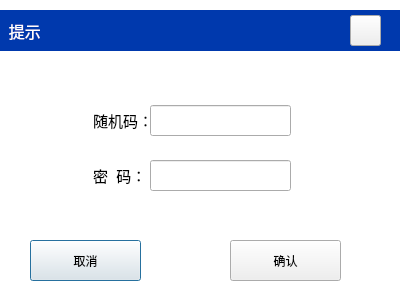
<?xml version="1.0" encoding="UTF-8"?>
<ui version="4.0">
 <class>Dg_Login</class>
 <widget class="QDialog" name="Dg_Login">
  <property name="geometry">
   <rect>
    <x>0</x>
    <y>0</y>
    <width>400</width>
    <height>300</height>
   </rect>
  </property>
  <property name="windowTitle">
   <string>Dialog</string>
  </property>
  <property name="styleSheet">
   <string notr="true">#Dg_Login{
	background-color: rgb(255, 255, 255);
	border-radius:5px;
}</string>
  </property>
  <widget class="QPushButton" name="bt_cancel">
   <property name="geometry">
    <rect>
     <x>30</x>
     <y>240</y>
     <width>111</width>
     <height>41</height>
    </rect>
   </property>
   <property name="text">
    <string>取消</string>
   </property>
  </widget>
  <widget class="QLabel" name="label">
   <property name="geometry">
    <rect>
     <x>0</x>
     <y>10</y>
     <width>401</width>
     <height>41</height>
    </rect>
   </property>
   <property name="font">
    <font>
     <pointsize>12</pointsize>
    </font>
   </property>
   <property name="styleSheet">
    <string notr="true">color: rgb(255, 255, 255);
background-color: rgb(0, 57, 173);
</string>
   </property>
   <property name="text">
    <string>  提示</string>
   </property>
  </widget>
  <widget class="QPushButton" name="pushButton_2">
   <property name="geometry">
    <rect>
     <x>350</x>
     <y>15</y>
     <width>31</width>
     <height>31</height>
    </rect>
   </property>
   <property name="styleSheet">
    <string notr="true">border-image: url(:/new/home/home/guanbi.png);
border-color: rgb(255, 255, 255);</string>
   </property>
   <property name="text">
    <string/>
   </property>
  </widget>
  <widget class="QPushButton" name="bt_ok">
   <property name="geometry">
    <rect>
     <x>230</x>
     <y>240</y>
     <width>111</width>
     <height>41</height>
    </rect>
   </property>
   <property name="text">
    <string>确认</string>
   </property>
  </widget>
  <widget class="QLabel" name="label_2">
   <property name="geometry">
    <rect>
     <x>93</x>
     <y>110</y>
     <width>61</width>
     <height>21</height>
    </rect>
   </property>
   <property name="font">
    <font>
     <pointsize>11</pointsize>
    </font>
   </property>
   <property name="text">
    <string>随机码：</string>
   </property>
  </widget>
  <widget class="QLineEdit" name="ed_num">
   <property name="geometry">
    <rect>
     <x>150</x>
     <y>105</y>
     <width>141</width>
     <height>31</height>
    </rect>
   </property>
  </widget>
  <widget class="QLineEdit" name="ed_pw">
   <property name="geometry">
    <rect>
     <x>150</x>
     <y>160</y>
     <width>141</width>
     <height>31</height>
    </rect>
   </property>
   <property name="text">
    <string/>
   </property>
  </widget>
  <widget class="QLabel" name="label_3">
   <property name="geometry">
    <rect>
     <x>93</x>
     <y>165</y>
     <width>61</width>
     <height>21</height>
    </rect>
   </property>
   <property name="font">
    <font>
     <pointsize>11</pointsize>
    </font>
   </property>
   <property name="text">
    <string>密  码：</string>
   </property>
  </widget>
 </widget>
 <resources/>
 <connections/>
</ui>
